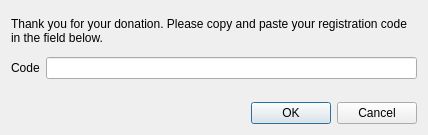
<?xml version="1.0" encoding="UTF-8"?>
<ui version="4.0">
 <class>Register</class>
 <widget class="QDialog" name="Register">
  <property name="geometry">
   <rect>
    <x>0</x>
    <y>0</y>
    <width>428</width>
    <height>135</height>
   </rect>
  </property>
  <property name="windowTitle">
   <string>Register</string>
  </property>
  <property name="windowIcon">
   <iconset resource="../../../../svnroot/newsflash/gui/resource.qrc">
    <normaloff>:/resource/16x16_ico_png/ico_register.png</normaloff>:/resource/16x16_ico_png/ico_register.png</iconset>
  </property>
  <layout class="QVBoxLayout" name="verticalLayout">
   <item>
    <widget class="QLabel" name="label_3">
     <property name="text">
      <string>Thank you for your donation. Please copy and paste your registration code in the field below.</string>
     </property>
     <property name="wordWrap">
      <bool>true</bool>
     </property>
    </widget>
   </item>
   <item>
    <layout class="QFormLayout" name="formLayout">
     <property name="fieldGrowthPolicy">
      <enum>QFormLayout::ExpandingFieldsGrow</enum>
     </property>
     <item row="0" column="0">
      <widget class="QLabel" name="label_2">
       <property name="text">
        <string>Code</string>
       </property>
      </widget>
     </item>
     <item row="0" column="1">
      <widget class="QLineEdit" name="editCode"/>
     </item>
    </layout>
   </item>
   <item>
    <layout class="QHBoxLayout" name="horizontalLayout">
     <item>
      <spacer name="horizontalSpacer">
       <property name="orientation">
        <enum>Qt::Horizontal</enum>
       </property>
       <property name="sizeHint" stdset="0">
        <size>
         <width>40</width>
         <height>20</height>
        </size>
       </property>
      </spacer>
     </item>
     <item>
      <widget class="QPushButton" name="btnAccept">
       <property name="text">
        <string>OK</string>
       </property>
      </widget>
     </item>
     <item>
      <widget class="QPushButton" name="btnCancel">
       <property name="text">
        <string>Cancel</string>
       </property>
      </widget>
     </item>
    </layout>
   </item>
  </layout>
 </widget>
 <tabstops>
  <tabstop>editCode</tabstop>
  <tabstop>btnAccept</tabstop>
  <tabstop>btnCancel</tabstop>
 </tabstops>
 <resources>
  <include location="../../../../svnroot/newsflash/gui/resource.qrc"/>
 </resources>
 <connections>
  <connection>
   <sender>btnCancel</sender>
   <signal>clicked()</signal>
   <receiver>Register</receiver>
   <slot>reject()</slot>
   <hints>
    <hint type="sourcelabel">
     <x>327</x>
     <y>242</y>
    </hint>
    <hint type="destinationlabel">
     <x>199</x>
     <y>149</y>
    </hint>
   </hints>
  </connection>
 </connections>
</ui>
